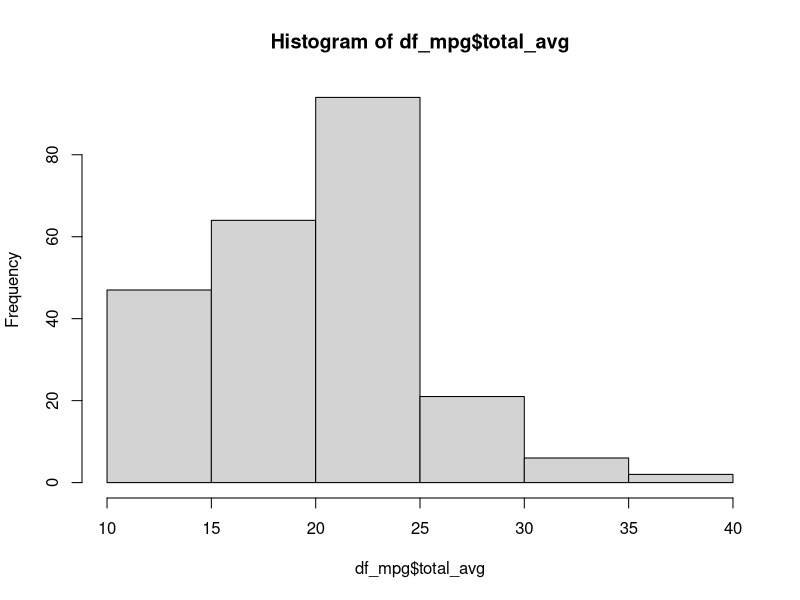
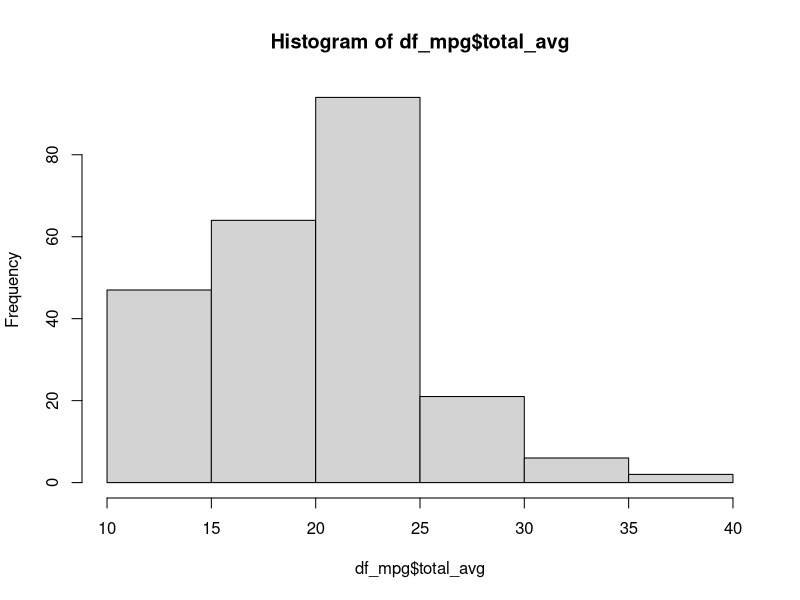
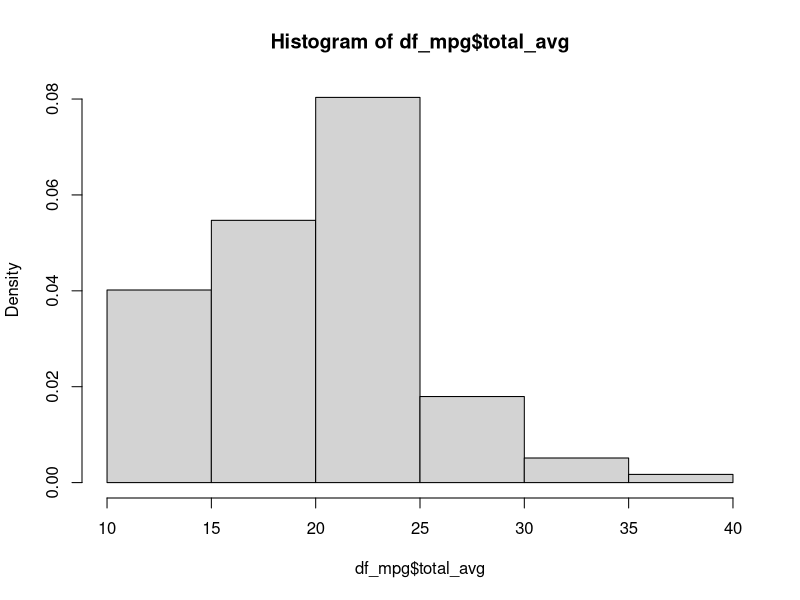
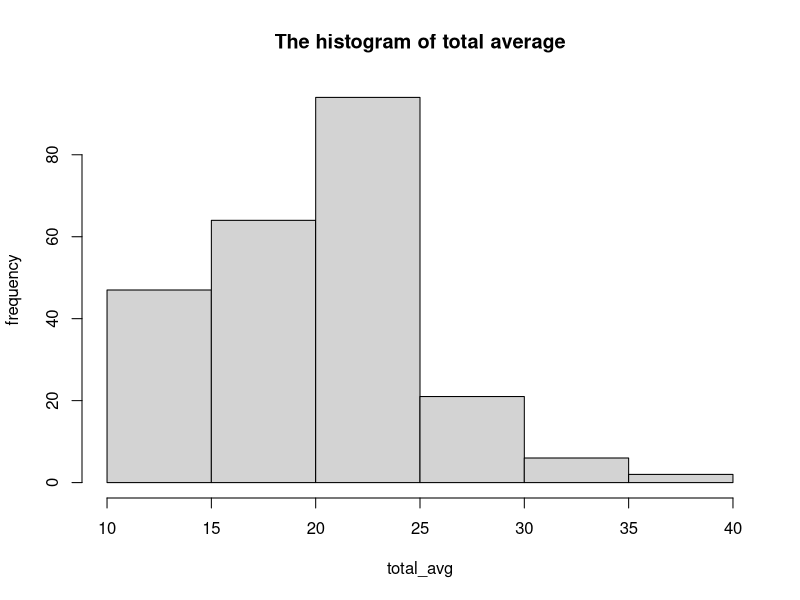

Reproduce these figures in R, in order.
# Data Munging

rm(list = ls())
cat('\f')



library(ggplot2)

?mpg

df_mpg <- mpg
df_mpg <- ggplot2::mpg

class(df_mpg)
mode(df_mpg)
str(df_mpg)
dim(df_mpg)
summary(df_mpg)

head(df_mpg)
head(df_mpg, 10)

tail(df_mpg)
tail(df_mpg, 10)

# View(head(df_mpg, 50), title = 'df_mpg_50')


( attrs <- attributes(df_mpg) )   # list - Python's dictionary-like
class(attrs)
str(attrs)

attrs$names
attrs$row.names
attrs$class


# (1) To rename variables

# install.packages('dplyr')
# install.packages('dplyr', dependencies = T)

library(dplyr)

# df_mpg <- rename(df_mpg, cylinder = cyl)

df_mpg <- rename(
  df_mpg,
  cylinder = cyl,
  fuel = fl,
  city = cty,
  highway = hwy,
  transmission = trans,
  displacement = displ,
  drivewheel = drv
)

head(df_mpg, 5)
str(df_mpg)


# (2) To create derived variables

df_mpg$total_avg <- (df_mpg$city + df_mpg$highway) / 2

head(df_mpg, 5)
str(df_mpg)

mean(df_mpg$total_avg)
summary(df_mpg$total_avg)

# hist(x = df_mpg$total_avg)     # hist{graphics}
hist(df_mpg$total_avg)
hist(df_mpg$total_avg, freq = T)  # if freq = T -> Frequency, F -> Density
hist(df_mpg$total_avg, freq = F)  # if freq = T -> Frequency, F -> Density
hist(df_mpg$total_avg, main = 'The histogram of total average', xlab = 'total_avg', ylab = 'frequency')


